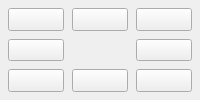
          <widget class="QWidget" name="inside_corners">
           <layout class="QVBoxLayout" name="verticalLayout_2">
            <property name="spacing">
             <number>4</number>
            </property>
            <property name="leftMargin">
             <number>0</number>
            </property>
            <property name="topMargin">
             <number>0</number>
            </property>
            <property name="rightMargin">
             <number>0</number>
            </property>
            <property name="bottomMargin">
             <number>0</number>
            </property>
            <item>
             <widget class="QWidget" name="widget_inside" native="true">
              <property name="sizePolicy">
               <sizepolicy hsizetype="Preferred" vsizetype="Preferred">
                <horstretch>0</horstretch>
                <verstretch>0</verstretch>
               </sizepolicy>
              </property>
              <property name="minimumSize">
               <size>
                <width>0</width>
                <height>0</height>
               </size>
              </property>
              <property name="maximumSize">
               <size>
                <width>16777215</width>
                <height>16777215</height>
               </size>
              </property>
              <property name="styleSheet">
               <string notr="true">QFrame {
    border: none;
}</string>
              </property>
              <layout class="QGridLayout" name="gridLayout_16">
               <property name="leftMargin">
                <number>8</number>
               </property>
               <property name="topMargin">
                <number>8</number>
               </property>
               <property name="rightMargin">
                <number>8</number>
               </property>
               <property name="bottomMargin">
                <number>8</number>
               </property>
               <property name="spacing">
                <number>8</number>
               </property>
               <item row="0" column="3">
                <widget class="QPushButton" name="probe_y_plus_wco">
                 <property name="sizePolicy">
                  <sizepolicy hsizetype="Preferred" vsizetype="Preferred">
                   <horstretch>0</horstretch>
                   <verstretch>0</verstretch>
                  </sizepolicy>
                 </property>
                 <property name="minimumSize">
                  <size>
                   <width>0</width>
                   <height>0</height>
                  </size>
                 </property>
                 <property name="maximumSize">
                  <size>
                   <width>16777215</width>
                   <height>16777215</height>
                  </size>
                 </property>
                 <property name="toolTip">
                  <string>Back inside edge</string>
                 </property>
                 <property name="text">
                  <string/>
                 </property>
                 <property name="icon">
                  <iconset>
                   <normalon>basic_probe_icons/y_plus.png</normalon>
                  </iconset>
                 </property>
                 <property name="iconSize">
                  <size>
                   <width>100</width>
                   <height>100</height>
                  </size>
                 </property>
                 <property name="probe" stdset="0">
                  <string>probe_yp</string>
                 </property>
                 <attribute name="buttonGroup">
                  <string notr="true">inside_buttonGroup</string>
                 </attribute>
                </widget>
               </item>
               <item row="1" column="4">
                <widget class="QPushButton" name="probe_x_plus_wco">
                 <property name="sizePolicy">
                  <sizepolicy hsizetype="Preferred" vsizetype="Preferred">
                   <horstretch>0</horstretch>
                   <verstretch>0</verstretch>
                  </sizepolicy>
                 </property>
                 <property name="minimumSize">
                  <size>
                   <width>0</width>
                   <height>0</height>
                  </size>
                 </property>
                 <property name="maximumSize">
                  <size>
                   <width>16777215</width>
                   <height>16777215</height>
                  </size>
                 </property>
                 <property name="toolTip">
                  <string>Right inside edge</string>
                 </property>
                 <property name="text">
                  <string/>
                 </property>
                 <property name="icon">
                  <iconset>
                   <normalon>basic_probe_icons/x_plus.png</normalon>
                  </iconset>
                 </property>
                 <property name="iconSize">
                  <size>
                   <width>100</width>
                   <height>100</height>
                  </size>
                 </property>
                 <property name="probe" stdset="0">
                  <string>probe_xp</string>
                 </property>
                 <attribute name="buttonGroup">
                  <string notr="true">inside_buttonGroup</string>
                 </attribute>
                </widget>
               </item>
               <item row="0" column="0">
                <widget class="QPushButton" name="probe_back_left_inside">
                 <property name="sizePolicy">
                  <sizepolicy hsizetype="Preferred" vsizetype="Preferred">
                   <horstretch>0</horstretch>
                   <verstretch>0</verstretch>
                  </sizepolicy>
                 </property>
                 <property name="minimumSize">
                  <size>
                   <width>0</width>
                   <height>0</height>
                  </size>
                 </property>
                 <property name="maximumSize">
                  <size>
                   <width>16777215</width>
                   <height>16777215</height>
                  </size>
                 </property>
                 <property name="toolTip">
                  <string>Back left inside corner</string>
                 </property>
                 <property name="text">
                  <string/>
                 </property>
                 <property name="icon">
                  <iconset>
                   <normalon>basic_probe_icons/back_left_corner_inside.png</normalon>
                  </iconset>
                 </property>
                 <property name="iconSize">
                  <size>
                   <width>100</width>
                   <height>100</height>
                  </size>
                 </property>
                 <property name="probe" stdset="0">
                  <string>probe_inside_xmyp</string>
                 </property>
                 <attribute name="buttonGroup">
                  <string notr="true">inside_buttonGroup</string>
                 </attribute>
                </widget>
               </item>
               <item row="1" column="0">
                <widget class="QPushButton" name="probe_x_minus_wco">
                 <property name="sizePolicy">
                  <sizepolicy hsizetype="Preferred" vsizetype="Preferred">
                   <horstretch>0</horstretch>
                   <verstretch>0</verstretch>
                  </sizepolicy>
                 </property>
                 <property name="minimumSize">
                  <size>
                   <width>0</width>
                   <height>0</height>
                  </size>
                 </property>
                 <property name="maximumSize">
                  <size>
                   <width>16777215</width>
                   <height>16777215</height>
                  </size>
                 </property>
                 <property name="toolTip">
                  <string>Left inside edge</string>
                 </property>
                 <property name="text">
                  <string/>
                 </property>
                 <property name="icon">
                  <iconset>
                   <normalon>basic_probe_icons/x_minus.png</normalon>
                  </iconset>
                 </property>
                 <property name="iconSize">
                  <size>
                   <width>100</width>
                   <height>100</height>
                  </size>
                 </property>
                 <property name="probe" stdset="0">
                  <string>probe_xm</string>
                 </property>
                 <attribute name="buttonGroup">
                  <string notr="true">inside_buttonGroup</string>
                 </attribute>
                </widget>
               </item>
               <item row="3" column="3">
                <widget class="QPushButton" name="probe_y_minus_wco">
                 <property name="sizePolicy">
                  <sizepolicy hsizetype="Preferred" vsizetype="Preferred">
                   <horstretch>0</horstretch>
                   <verstretch>0</verstretch>
                  </sizepolicy>
                 </property>
                 <property name="minimumSize">
                  <size>
                   <width>0</width>
                   <height>0</height>
                  </size>
                 </property>
                 <property name="maximumSize">
                  <size>
                   <width>16777215</width>
                   <height>16777215</height>
                  </size>
                 </property>
                 <property name="toolTip">
                  <string>Front inside edge</string>
                 </property>
                 <property name="text">
                  <string/>
                 </property>
                 <property name="icon">
                  <iconset>
                   <normalon>basic_probe_icons/y_minus.png</normalon>
                  </iconset>
                 </property>
                 <property name="iconSize">
                  <size>
                   <width>100</width>
                   <height>100</height>
                  </size>
                 </property>
                 <property name="probe" stdset="0">
                  <string>probe_ym</string>
                 </property>
                 <attribute name="buttonGroup">
                  <string notr="true">inside_buttonGroup</string>
                 </attribute>
                </widget>
               </item>
               <item row="3" column="0">
                <widget class="QPushButton" name="probe_front_left_inside">
                 <property name="sizePolicy">
                  <sizepolicy hsizetype="Preferred" vsizetype="Preferred">
                   <horstretch>0</horstretch>
                   <verstretch>0</verstretch>
                  </sizepolicy>
                 </property>
                 <property name="minimumSize">
                  <size>
                   <width>0</width>
                   <height>0</height>
                  </size>
                 </property>
                 <property name="maximumSize">
                  <size>
                   <width>16777215</width>
                   <height>16777215</height>
                  </size>
                 </property>
                 <property name="toolTip">
                  <string>Front left inside corner</string>
                 </property>
                 <property name="text">
                  <string/>
                 </property>
                 <property name="icon">
                  <iconset>
                   <normalon>basic_probe_icons/front_left_corner_inside.png</normalon>
                  </iconset>
                 </property>
                 <property name="iconSize">
                  <size>
                   <width>100</width>
                   <height>100</height>
                  </size>
                 </property>
                 <property name="probe" stdset="0">
                  <string>probe_inside_xmym</string>
                 </property>
                 <attribute name="buttonGroup">
                  <string notr="true">inside_buttonGroup</string>
                 </attribute>
                </widget>
               </item>
               <item row="3" column="4">
                <widget class="QPushButton" name="probe_front_right_inside">
                 <property name="sizePolicy">
                  <sizepolicy hsizetype="Preferred" vsizetype="Preferred">
                   <horstretch>0</horstretch>
                   <verstretch>0</verstretch>
                  </sizepolicy>
                 </property>
                 <property name="minimumSize">
                  <size>
                   <width>0</width>
                   <height>0</height>
                  </size>
                 </property>
                 <property name="maximumSize">
                  <size>
                   <width>16777215</width>
                   <height>16777215</height>
                  </size>
                 </property>
                 <property name="toolTip">
                  <string>Front right inside corner</string>
                 </property>
                 <property name="text">
                  <string/>
                 </property>
                 <property name="icon">
                  <iconset>
                   <normalon>basic_probe_icons/front_right_corner_inside.png</normalon>
                  </iconset>
                 </property>
                 <property name="iconSize">
                  <size>
                   <width>100</width>
                   <height>100</height>
                  </size>
                 </property>
                 <property name="probe" stdset="0">
                  <string>probe_inside_xpym</string>
                 </property>
                 <attribute name="buttonGroup">
                  <string notr="true">inside_buttonGroup</string>
                 </attribute>
                </widget>
               </item>
               <item row="0" column="4">
                <widget class="QPushButton" name="probe_back_right_inside">
                 <property name="sizePolicy">
                  <sizepolicy hsizetype="Preferred" vsizetype="Preferred">
                   <horstretch>0</horstretch>
                   <verstretch>0</verstretch>
                  </sizepolicy>
                 </property>
                 <property name="minimumSize">
                  <size>
                   <width>0</width>
                   <height>0</height>
                  </size>
                 </property>
                 <property name="maximumSize">
                  <size>
                   <width>16777215</width>
                   <height>16777215</height>
                  </size>
                 </property>
                 <property name="toolTip">
                  <string>Back right inside corner</string>
                 </property>
                 <property name="text">
                  <string/>
                 </property>
                 <property name="icon">
                  <iconset>
                   <normalon>basic_probe_icons/back_right_corner_inside.png</normalon>
                  </iconset>
                 </property>
                 <property name="iconSize">
                  <size>
                   <width>100</width>
                   <height>100</height>
                  </size>
                 </property>
                 <property name="probe" stdset="0">
                  <string>probe_inside_xpyp</string>
                 </property>
                 <attribute name="buttonGroup">
                  <string notr="true">inside_buttonGroup</string>
                 </attribute>
                </widget>
               </item>
              </layout>
             </widget>
            </item>
           </layout>
          </widget>
